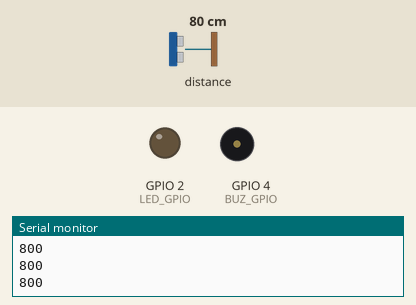
The sketch below on a simulated ESP32. Parts: output pins drawn as LEDs (lit = HIGH), buzzer (waves = sounding), the last lines printed to the serial monitor. The test bench sets the inputs (shaded band); at power-on: distance to the obstacle 80 cm. Pins used as bus, display or sensor lines are not drawn.

Above: at 1.2 s.
1.3 s: distance to the obstacle set to 11 cm
2.8 s: distance to the obstacle set to 8 cm
At 4.0 s:
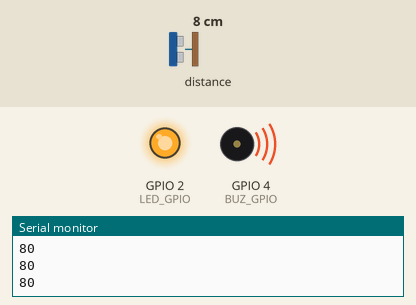
4.3 s: distance to the obstacle set to 18 cm
At 5.0 s:
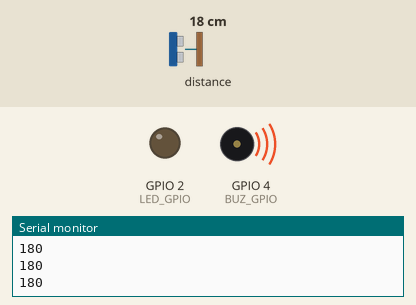
6.6 s: distance to the obstacle set to 2 cm
At 7.2 s:
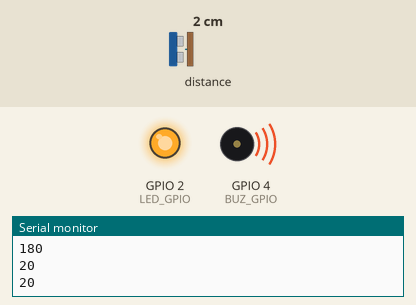
8.2 s: distance to the obstacle set to 35 cm
At 10.1 s:
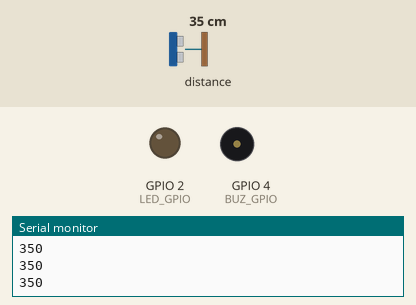
Timing chart, 0 to 11.6 s (numbered marks = the images above; inputs shaded):
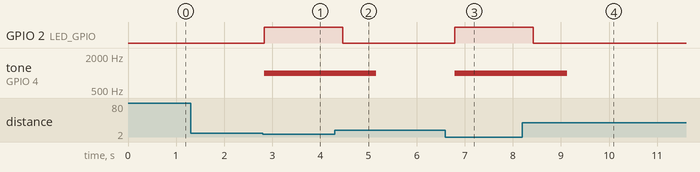

Measured:
- the behaviour switches between 10 and 9 cm on distance to the obstacle (found by bisection; images 0 and 1)
- after the input at 2.8 s, GPIO 2 (LED_GPIO): LOW → HIGH at once; tone on GPIO 4 (BUZ_GPIO): silent → 1000 Hz at once
- after the input at 4.3 s, GPIO 2 (LED_GPIO): HIGH → LOW after 0.16 s; tone on GPIO 4 (BUZ_GPIO): 1000 Hz → silent after 0.86 s
- after the input at 6.6 s, GPIO 2 (LED_GPIO): LOW → HIGH after 0.20 s; tone on GPIO 4 (BUZ_GPIO): silent → 1000 Hz after 0.20 s
- after the input at 8.2 s, GPIO 2 (LED_GPIO): HIGH → LOW after 0.23 s; tone on GPIO 4 (BUZ_GPIO): 1000 Hz → silent after 0.93 s

The sketch:

laser.ino
```cpp
/* This example shows how to use continuous mode to take
range measurements with the VL53L0X. It is based on
vl53l0x_ContinuousRanging_Example.c from the VL53L0X API.

The range readings are in units of mm. */

#include <Wire.h>
#include <VL53L0X.h>

VL53L0X sensor;

#define LED_GPIO 2
#define BUZ_GPIO 4
#define BUZ_CH 0

#define HIGH_SPEED

void setup()
{
  Serial.begin(115200);

  pinMode(LED_GPIO, OUTPUT);
  pinMode(BUZ_GPIO, OUTPUT);
  ledcAttachPin(BUZ_GPIO, BUZ_CH);


  Wire.begin();

  sensor.setTimeout(500);
  if (!sensor.init())
  {
    Serial.println("Failed to detect and initialize sensor!");
    while (1) {}
  }

#if defined HIGH_SPEED
  // reduce timing budget to 20 ms (default is about 33 ms)
  sensor.setMeasurementTimingBudget(20000);
#elif defined HIGH_ACCURACY
  // increase timing budget to 200 ms
  sensor.setMeasurementTimingBudget(200000);
#endif
}

void loop()
{
  int distance = sensor.readRangeSingleMillimeters();

  if (distance < 100){
      digitalWrite(LED_GPIO, 1);
      digitalWrite(BUZ_GPIO, 1);
    ledcAttachPin(BUZ_GPIO, BUZ_CH);
  }
  else {
      digitalWrite(LED_GPIO, 0);
      digitalWrite(BUZ_GPIO, 0);
      ledcDetachPin(BUZ_GPIO);
  }

  ledcWriteTone(BUZ_CH, 1000);
  if (!sensor.timeoutOccurred()) {
    Serial.println(distance);
  }
  delay(200);
}
```
